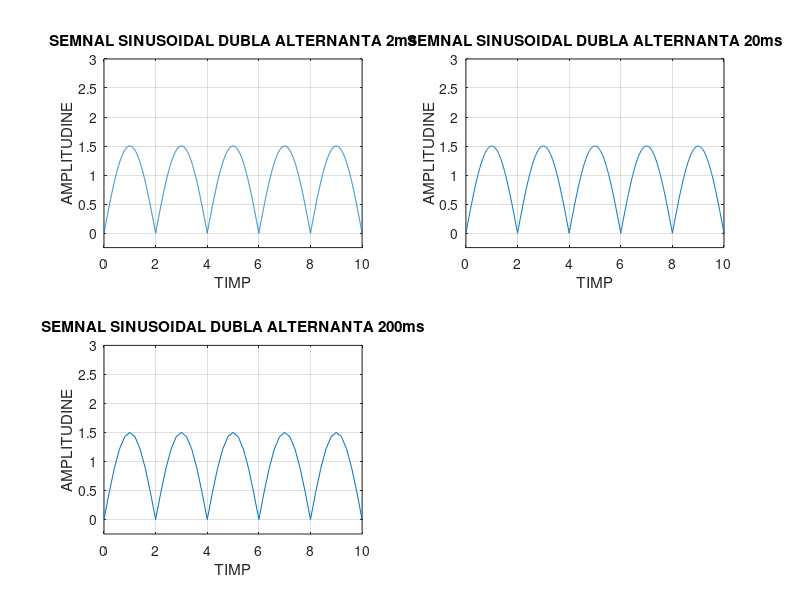

Source code (MATLAB):
clear all
clc

T = 4;                                  %perioada semnalului
t = 0:0.002:3*T;                        %rezolutie temporara, pas initial=0, pasul este 0.002 iar pasul final este 3*T
y = abs(1.5*sin(2*pi*0.25*t));        %semnalul sinusoidal redresat cu ajutorul valorii absolute unde amplitudinea=1.5, 2*pi*0.25*t=w0*t
subplot(2,2,1)                         %imparte fereastra grafica in 2 linii si 2 coloane
plot(t,y)                              %reprezentarea grafica
axis([0 10 -0.25 3])                  %pe OX se afla intre 0 si 10 iar pe axa OY intre -0.25 si 3
xlabel('TIMP')                         %denumesc axa OX=TIMP
ylabel('AMPLITUDINE')                   %denumesc axa OY=AMPLITUDINE
title('SEMNAL SINUSOIDAL DUBLA ALTERNANTA 2ms')     %titlul graficului
grid

t = 0:0.02:3*T;                              %rezolutie temporara, pas initial=0, pasul este 0.002 iar pasul final este 3*T
y = abs(1.5*sin(2*pi*0.25*t));              %semnalul sinusoidal redresat cu ajutorul valorii absolute unde amplitudinea=1.5, 2*pi*0.25*t=w0*t
subplot(2,2,2)                               %imparte fereastra grafica in 2 linii si 2 coloane
plot(t,y)                                     %reprezentarea grafica
axis([0 10 -0.25 3])                           %pe OX se afla intre 0 si 10 iar pe axa OY intre -0.25 si 3  
xlabel('TIMP')                                 %denumesc axa OX=TIMP 
ylabel('AMPLITUDINE')                             %denumesc axa OY=AMPLITUDINE
title('SEMNAL SINUSOIDAL DUBLA ALTERNANTA 20ms')            %titlul graficului
grid

t = 0:0.2:3*T;                                             %rezolutie temporara, pas initial=0, pasul este 0.002 iar pasul final este 3*T
y = abs(1.5*sin(2*pi*0.25*t));                           %semnalul sinusoidal redresat cu ajutorul valorii absolute unde amplitudinea=1.5, 2*pi*0.25*t=w0*t
subplot(2,2,3)                                       %imparte fereastra grafica in 2 linii si 2 coloane
plot(t,y)                                              %reprezentarea grafica
axis([0 10 -0.25 3])                              %pe OX se afla intre 0 si 10 iar pe axa OY intre -0.25 si 3 
xlabel('TIMP')                                      %denumesc axa OX=TIMP
ylabel('AMPLITUDINE')                        %denumesc axa OY=AMPLITUDINE
title('SEMNAL SINUSOIDAL DUBLA ALTERNANTA 200ms')                       %titlul graficului 
grid